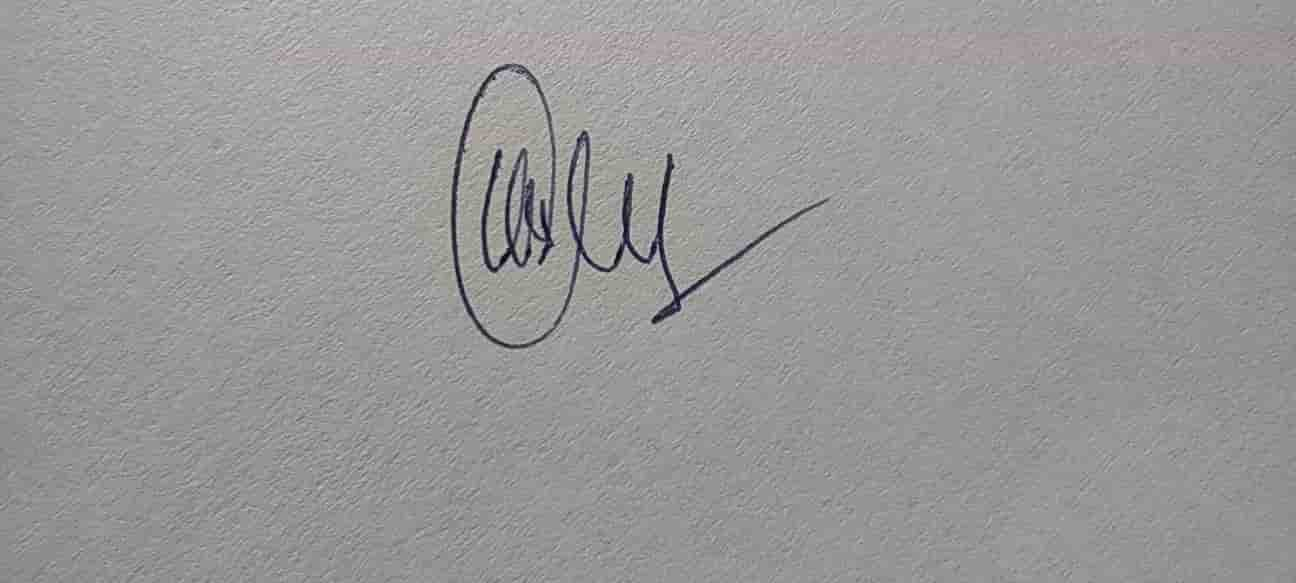
#> input picture genuine_signatures/001001_000.jpg, 1296 x 583 px, found by its file name; its folder holds only this picture in this run
$ jupyter execute --allow-errors signature_verification.ipynb
#> lines starting #> are read from the running program, lines starting #| are printed output that depends on the picture
[cell 1]
import cv2
import os
import pandas as pd
from sklearn.model_selection import train_test_split
from sklearn.svm import SVC
from sklearn.metrics import accuracy_score
from skimage.feature import hog
import numpy as np
import csv

[cell 2]
def extract_features(image_path):
#> called with image_path = 'genuine_signatures/001001_000.jpg'
    image = cv2.imread(image_path, cv2.IMREAD_GRAYSCALE)
#> image: shape (583, 1296); min 0, max 215, mean 151.8
    if image is None:
        return None
    image_resized = cv2.resize(image, (128, 128))
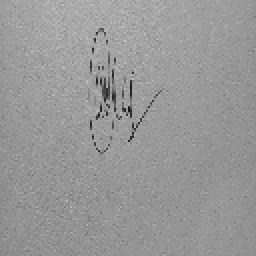
#> image_resized: shape (128, 128) (shown 2 times larger); min 20, max 201, mean 151.8
    features, _ = hog(image_resized, orientations=9, pixels_per_cell=(8, 8), cells_per_block=(2, 2), block_norm='L2-Hys', visualize=True)
#> features = 8100 values, max 0.352 at index 4608, min 0 at index 4339, mean 0.152
    return features

[cell 3]
def extract_and_save_features(folder, label, csv_path):
    if not os.path.exists(folder):
        print(f"Folder '{folder}' not found.")
        return False

    features_list = []

    for filename in os.listdir(folder):
        image_path = os.path.join(folder, filename)
        features = extract_features(image_path)
        if features is not None:
            features_list.append(features.tolist() + [label])

    df = pd.DataFrame(features_list)
#> df = table of 1 rows and 8101 columns
    if not os.path.exists(csv_path):
        df.to_csv(csv_path, index=False, mode='w')
    else:
        df.to_csv(csv_path, mode='a', header=False, index=False)

    return True

[cell 4]
genuine_folder = 'genuine_signatures'
test_folder = 'test_signatures'
train_csv = 'features.csv'

# Extract features for genuine signatures
genuine_exists = extract_and_save_features(genuine_folder, 1, train_csv)

# Extract features for test signatures
test_exists = extract_and_save_features(test_folder, 0, train_csv)

# Ensure both folders were processed
if not genuine_exists and not test_exists:
    print("No 'genuine_signatures' or 'test_signatures' folder found.")
elif not genuine_exists:
    print("No 'genuine_signatures' folder found.")
elif not test_exists:
    print("No 'test_signatures' folder found.")
else:
    print("Feature extraction completed.")

[cell 5]
def train_model(csv_file):
    if not os.path.exists(csv_file):
        print(f"No feature CSV file found at {csv_file}. Please extract features first.")
        return None

    df = pd.read_csv(csv_file)
    X = df.iloc[:, :-1].values
    y = df.iloc[:, -1].values

    X_train, X_test, y_train, y_test = train_test_split(X, y, test_size=0.2, random_state=42)

    clf = SVC(kernel='linear')
    clf.fit(X_train, y_train)

    y_pred = clf.predict(X_test)
    acc = accuracy_score(y_test, y_pred)

    print(f"Model training completed with an accuracy of {acc * 100:.2f}%")
    return clf

#> (a cell that did not finish here is left out)

[cell 7]
def compare_signature(image_path, model, csv_file):
    if model is None:
        print("No trained model found. Please train the model first.")
        return

    features = extract_features(image_path)
    if features is None:
        print("Unable to extract features from the image.")
        return

    features = np.array(features).reshape(1, -1)
    prediction = model.predict(features)[0]

    if prediction == 1:
        print("The signature is genuine.")
    else:
        print("The signature is forged.")

[cell 8]
def compare_signature(image_path, model, csv_file):
    if model is None:
        print("No trained model found. Please train the model first.")
        return

    features = extract_features(image_path)
    if features is None:
        print("Unable to extract features from the image.")
        return

    features = np.array(features).reshape(1, -1)
    prediction = model.predict(features)[0]

    if prediction == 1:
        print("The signature is genuine.")
    else:
        print("The signature is forged.")

# Ask user to provide the path to the new signature image
new_signature_path = input("Enter the path to the new signature image for comparison: ")
#> the answer given: ../genuine_signatures/001001_000.jpg
